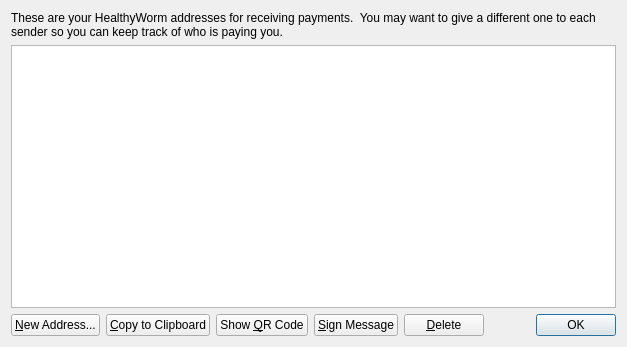
<?xml version="1.0" encoding="UTF-8"?>
<ui version="4.0">
 <class>AddressBookPage</class>
 <widget class="QWidget" name="AddressBookPage">
  <property name="geometry">
   <rect>
    <x>0</x>
    <y>0</y>
    <width>627</width>
    <height>347</height>
   </rect>
  </property>
  <property name="windowTitle">
   <string>Address Book</string>
  </property>
  <layout class="QVBoxLayout" name="verticalLayout">
   <item>
    <widget class="QLabel" name="labelExplanation">
     <property name="text">
      <string>These are your HealthyWorm addresses for receiving payments.  You may want to give a different one to each sender so you can keep track of who is paying you.</string>
     </property>
     <property name="textFormat">
      <enum>Qt::AutoText</enum>
     </property>
     <property name="wordWrap">
      <bool>true</bool>
     </property>
    </widget>
   </item>
   <item>
    <widget class="QTableView" name="tableView">
     <property name="toolTip">
      <string>Double-click to edit address or label</string>
     </property>
     <property name="alternatingRowColors">
      <bool>true</bool>
     </property>
     <property name="selectionMode">
      <enum>QAbstractItemView::SingleSelection</enum>
     </property>
     <property name="selectionBehavior">
      <enum>QAbstractItemView::SelectRows</enum>
     </property>
     <property name="sortingEnabled">
      <bool>true</bool>
     </property>
     <attribute name="verticalHeaderVisible">
      <bool>false</bool>
     </attribute>
    </widget>
   </item>
   <item>
    <layout class="QHBoxLayout" name="horizontalLayout">
     <item>
      <widget class="QPushButton" name="newAddressButton">
       <property name="toolTip">
        <string>Create a new address</string>
       </property>
       <property name="text">
        <string>&amp;New Address...</string>
       </property>
      </widget>
     </item>
     <item>
      <widget class="QPushButton" name="copyToClipboard">
       <property name="toolTip">
        <string>Copy the currently selected address to the system clipboard</string>
       </property>
       <property name="text">
        <string>&amp;Copy to Clipboard</string>
       </property>
      </widget>
     </item>
     <item>
      <widget class="QPushButton" name="showQRCode">
       <property name="text">
        <string>Show &amp;QR Code</string>
       </property>
      </widget>
     </item>
     <item>
      <widget class="QPushButton" name="signMessage">
       <property name="toolTip">
        <string>Sign a message to prove you own this address</string>
       </property>
       <property name="text">
        <string>&amp;Sign Message</string>
       </property>
      </widget>
     </item>
     <item>
      <widget class="QPushButton" name="deleteButton">
       <property name="toolTip">
        <string>Delete the currently selected address from the list. Only sending addresses can be deleted.</string>
       </property>
       <property name="text">
        <string>&amp;Delete</string>
       </property>
      </widget>
     </item>
     <item>
      <spacer name="horizontalSpacer">
       <property name="orientation">
        <enum>Qt::Horizontal</enum>
       </property>
       <property name="sizeHint" stdset="0">
        <size>
         <width>40</width>
         <height>20</height>
        </size>
       </property>
      </spacer>
     </item>
     <item>
      <widget class="QDialogButtonBox" name="buttonBox">
       <property name="sizePolicy">
        <sizepolicy hsizetype="Maximum" vsizetype="Fixed">
         <horstretch>0</horstretch>
         <verstretch>0</verstretch>
        </sizepolicy>
       </property>
       <property name="standardButtons">
        <set>QDialogButtonBox::Ok</set>
       </property>
      </widget>
     </item>
    </layout>
   </item>
  </layout>
 </widget>
 <resources>
  <include location="../worm.qrc"/>
 </resources>
 <connections/>
</ui>
